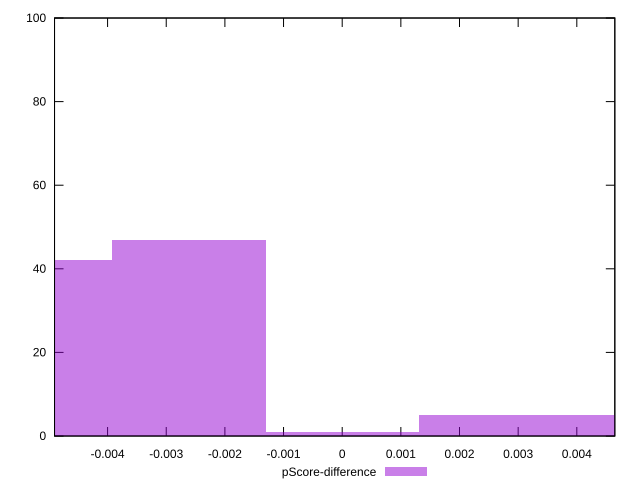

Write the gnuplot code that produced this figure.
reset

$pScoreDifference <<EOF
-0.0026115010076063826 47
-0.005223002015212765 42
0.0026115010076063826 5
0.005223002015212765 5
0 1
EOF

set key outside below
set boxwidth 0.0026115010076063826
set xrange [-0.0049044249153822154:0.00464798855058913]
set yrange [0:100]
set trange [0:100]
set style fill transparent solid 0.5 noborder
set terminal svg size 640, 490 enhanced background rgb 'white'
set output "report_00009_2021-02-08T22-37-41.559Z/cumulative-layout-shift/samples/pages+cached+noadtech/pScore-difference/histogram.svg"

plot $pScoreDifference title "pScore-difference" with boxes

reset
